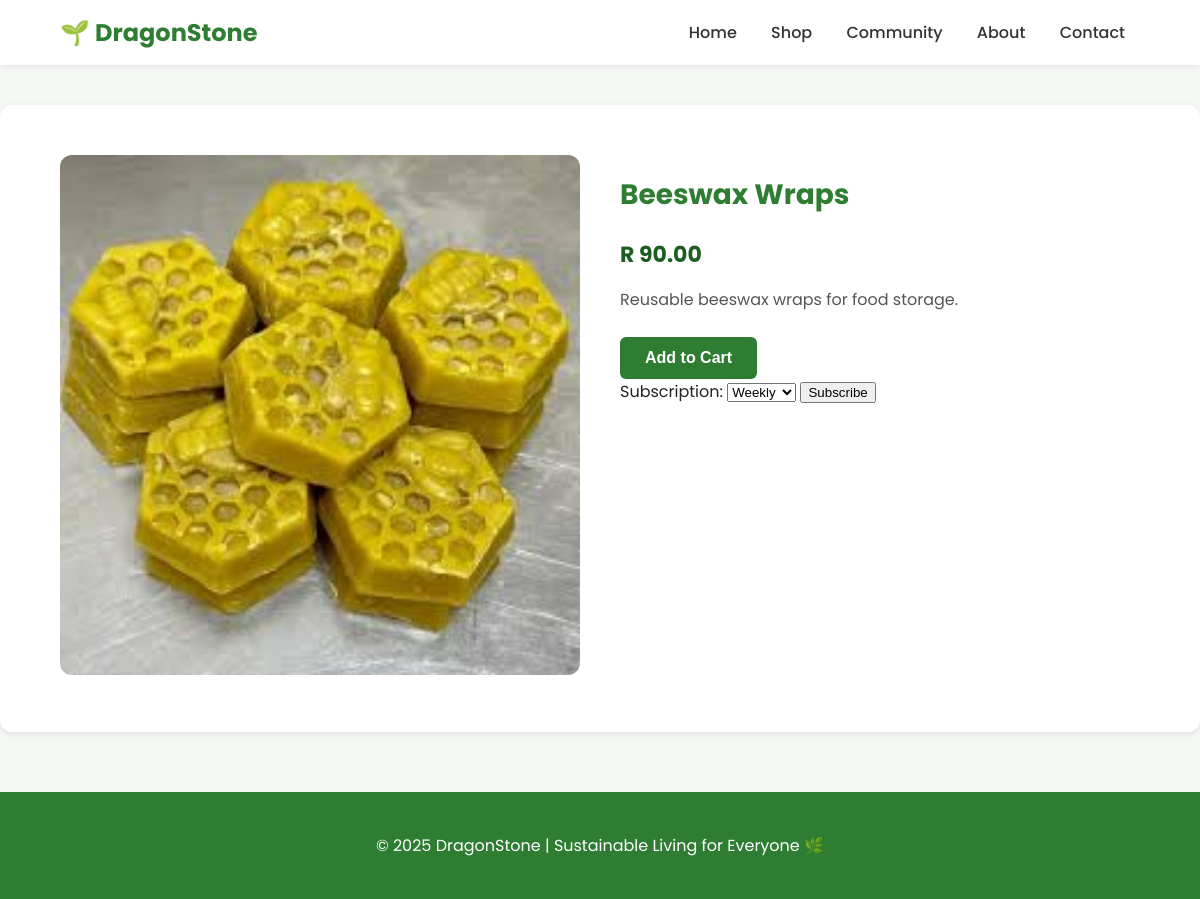
/product.php?id=2, run on the app's committed database.
### tables this page shows
create TABLE products (
    product_id INT AUTO_INCREMENT PRIMARY KEY,
    name VARCHAR(100) NOT NULL,
    description TEXT,
    price DECIMAL(10, 2) NOT NULL,
    stock_quantity INT DEFAULT 0,
    carbon_factor DECIMAL(5,2),
    category_id INT,
    image_url VARCHAR(255),
    FOREIGN KEY (category_id) REFERENCES categories(category_id)
);

### public/product.php (the view, shortened to what this page needs)
<?php
include '../config/db_connect.php';
if (isset($_GET['id'])) {
    $product_id = intval($_GET['id']);
    $sql = "SELECT * FROM products WHERE product_id = $product_id";
    $result = $conn->query($sql);
    $product = $result->fetch_assoc();
} else {
    echo "Product not found.";
    exit;
}
?>
<!DOCTYPE html>
<html lang="en">
<head>
</head>
<body>
<nav>
  <div class="logo">🌱 DragonStone</div>
  <div class="nav-links">
    <a href="index.php">Home</a>
    <a href="#">Shop</a>
    <a href="#">Community</a>
    <a href="#">About</a>
    <a href="#">Contact</a>
  </div>
</nav>
<div class="container">
  <div class="product-image">
    <img src="<?php echo $product['image_url']; ?>" alt="<?php echo $product['name']; ?>">
  </div>
  <div class="product-info">
    <h1><?php echo $product['name']; ?></h1>
    <p class="price">R <?php echo $product['price']; ?></p>
    <p class="desc"><?php echo $product['description']; ?></p>
    <form action="cart.php" method="POST">
      <button type="submit" class="btn">Add to Cart</button>
    </form>
    <form method="POST" action="subscribe.php">
      <label for="frequency">Subscription:</label>
      <select name="frequency" required>
        <option value="Weekly">Weekly</option>
      </select>
    <button type="submit" name="subscribe">Subscribe</button>
    </form>
  </div>
</div>
<footer>
  <p>&copy; 2025 DragonStone | Sustainable Living for Everyone 🌿</p>
</footer>
</body>
</html>

### public/product.php (style rules this page uses)
body { font-family: 'Poppins', sans-serif; background-color: #f5f8f5; margin: 0; color: #222; }
nav { background: white; display: flex; justify-content: space-between; align-items: center; padding: 15px 5%; box-shadow: 0 2px 6px rgba(0,0,0,0.08); }
.logo { font-weight: 700; font-size: 24px; color: #2e7d32; }
.nav-links a { margin: 0 15px; font-weight: 500; color: #333; text-decoration: none; }
.container { display: flex; flex-wrap: wrap; justify-content: center; align-items: flex-start; gap: 40px; padding: 50px 5%; background: #fff; border-radius: 12px; box-shadow: 0 2px 6px rgba(0,0,0,0.1); margin: 40px auto; max-width: 1100px; }
.product-image { flex: 1; min-width: 320px; }
.product-image img { width: 100%; border-radius: 12px; }
.product-info { flex: 1; min-width: 300px; }
.product-info h1 { color: #2e7d32; font-size: 28px; margin-bottom: 10px; }
.price { font-size: 22px; font-weight: bold; color: #1b5e20; margin-bottom: 15px; }
.desc { margin-bottom: 25px; line-height: 1.6; color: #555; }
.btn { background: #2e7d32; color: white; border: none; padding: 12px 25px; border-radius: 6px; font-size: 16px; font-weight: 600; cursor: pointer; transition: background 0.3s ease; }
footer { background: #2e7d32; color: white; text-align: center; padding: 25px; margin-top: 60px; }

### data on the page
products: image_url (picture), name "Beeswax Wraps", price "90.00", description "Reusable beeswax wraps for food storage."
